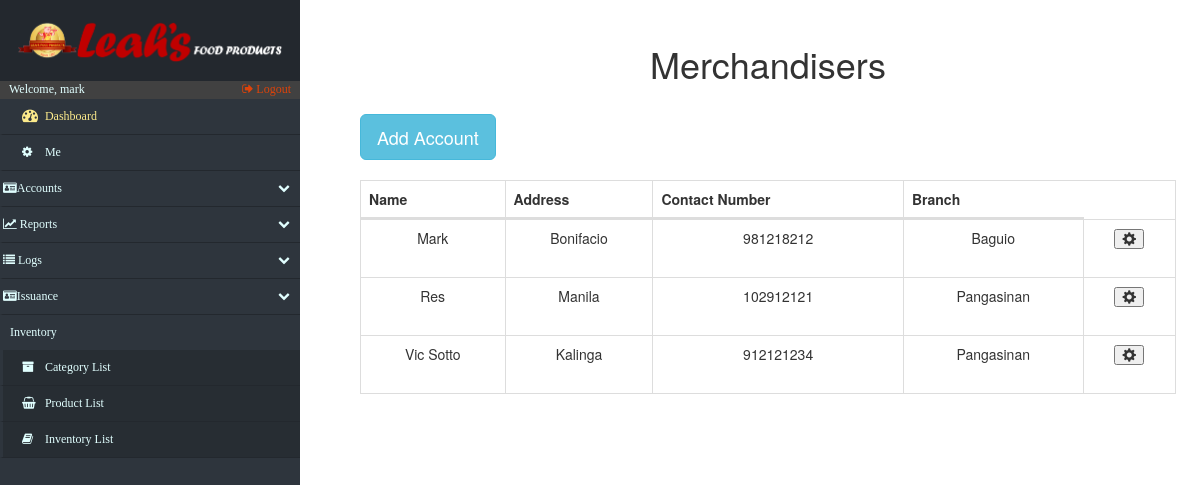
/accounts_Merchandiser.php (signed in), run on an earlier commit of the app's database.
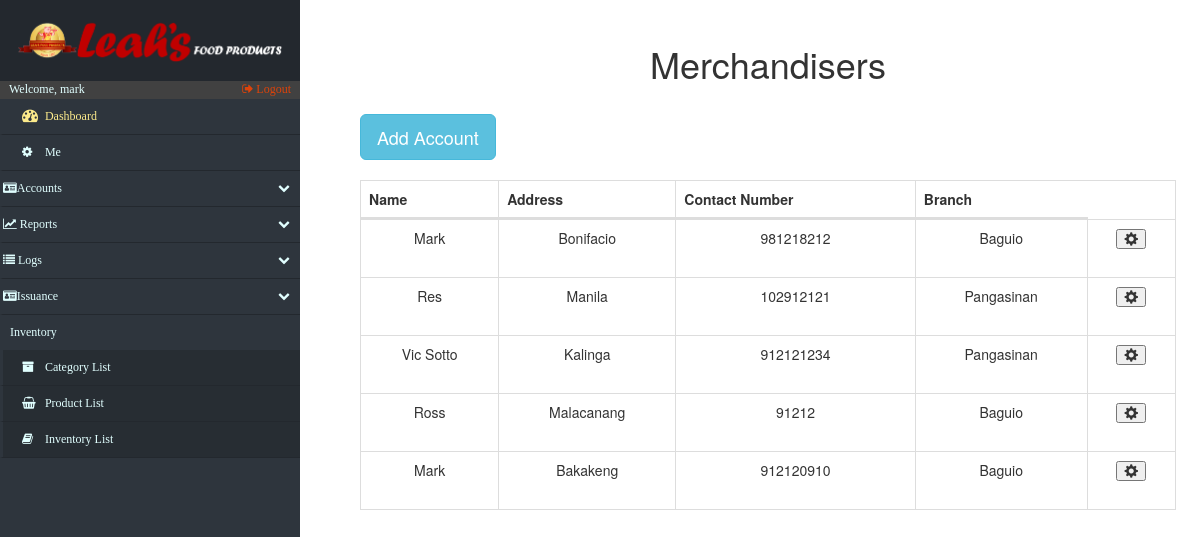
And on a later commit of the database.
### tables this page shows
CREATE TABLE `merchandiser` (
  `m_id` int(15) NOT NULL,
  `m_name` varchar(25) NOT NULL,
  `m_contact_number` int(15) NOT NULL,
  `m_address` varchar(50) NOT NULL,
  `m_branch` varchar(10) NOT NULL
);

### accounts_Merchandiser.php (the view, shortened to what this page needs)
<!DOCTYPE html>
<html lang="en">
<head>
    <?php include('fragments/config.php') ?>
    <link rel="stylesheet" href="https://maxcdn.bootstrapcdn.com/bootstrap/3.3.7/css/bootstrap.min.css">
    <link href="src/css/datatables.css" rel="stylesheet">
    <link href="//maxcdn.bootstrapcdn.com/font-awesome/4.2.0/css/font-awesome.min.css" rel="stylesheet">
    <link href="src/css/sidebar.css" rel="stylesheet">
    <link href="src/css/custom.css" rel="stylesheet">
</head>
<body>
    <div class="nav-side-menu">
        <div class="brand">
            <div class="brandtext"></div>
        </div>
        <div class="user_info">
            <span>Welcome, <?php
                echo $_SESSION['username'];
                ?>
            </span>
            <a href="fragments/logout.php">
                <i class="fa fa-sign-out" aria-hidden="true"></i> Logout
            </a>
        </div>
        <div class="menu-list">
            <ul id="menu-content" class="menu-content collapse out">
                <li>
                    <a id="dashboard_txt" href="index.php">
                        <i class="fa fa-dashboard fa-lg"></i> Dashboard
                    </a>
                </li>
                 <li><a href="settings.php"><i class="fa fa-cog"></i> Me</a></li>
                <li data-toggle="collapse" data-target="#accounts" class="collapsed">
                    <i class="fa fa-id-card" aria-hidden="true"></i>Accounts <span class="arrow"></span>
                </li>
                <li data-toggle="collapse" data-target="#reports" class="collapsed">
                    <i class="fa fa-line-chart" aria-hidden="true"></i> Reports <span class="arrow"></span>
                </li>
                <li data-toggle="collapse" data-target="#issue" class="collapsed">
                    <i class="fa fa-list" aria-hidden="true"></i> Logs <span class="arrow"></span>
                </li>
                 <li data-toggle="collapse" data-target="#issuance" class="collapsed">
                    <i class="fa fa-id-card" aria-hidden="true"></i>Issuance<span class="arrow"></span>
                </li>
                <div class="sub-menu_nct">
                    <span class="sub-menu">Inventory
                    </span>
                </div>
                <li class="sub-menu_nc">
                    <a class="sub-menu_nc" href="categories.php">
                        <i class="fa fa-archive"> </i> Category List
                    </a>
                </li>
                <li class="sub-menu_nc">
                    <a class="sub-menu_nc" href="products.php">
                        <i class="fa fa-shopping-basket"> </i> Product List
                    </a>
                </li>
                <li class="sub-menu_nc">
                    <a href="inventory.php">
                        <i class="fa fa-book"> </i> Inventory List
                    </a>
                </li>
            </ul>
        </div>
    </div>
    <div id="page-content-wrapper">
        <div class="containers">
            <table class="table table-striped table-bordered">
                <h1 align="center">Merchandisers</h1>
            </table>
            <?php
							$retrieve = ("SELECT * FROM merchandiser ");
							$results = mysqli_query($db, $retrieve);
						?>
                <table class="table table-striped table-bordered">
                    <button type="button" class="btn btn-info btn-lg" data-toggle="modal" data-target="#myModal">Add Account</button>
                </table>
                <div id="mainContainer">
                <table id="datatables" class="table table-hover table-bordered dataTable" cellspacing="0" width="100%" role="grid" aria-describedby="myTable_info" style="width: 100%;">
                    <thead>
                        <tr>
                            <th>Name</th>
                            <th>Address</th>
                            <th>Contact Number</th>
							<th>Branch</th>
                        </tr>
                    </thead>
                    <tbody>
                        <?php
							foreach ($results as $data):
						?>
                            <tr>
								<?php
									$individual_acc_id=$data["m_id"];
                                ?>
                                <td data-title="user_name">
                                    <?php echo $data["m_name"]; ?>
                                </td>
                                <td data-title="mail">
                                    <?php echo $data["m_address"]; ?>
                                </td>
                                <td data-title="cno">
                                    <?php echo $data["m_contact_number"]; ?>
                                </td>
								 <td data-title="branch">
                                    <?php echo $data["m_branch"]; ?>
                                </td>
								<td data-title="edit">
                                        <table class="table table-striped table-bordered">
                                            <button type="button" class="glyphicon glyphicon-cog" onclick="refresh()" data-toggle="modal" aria-hidden="true" data-target="#<?php echo $individual_acc_id;?>"></button>
                                        </table>
                                </td>
                            </tr>
                            <?php
							endforeach;
						?>
                    </tbody>
                </table>
        </div>
    </div>
    </div>
</body>
</html>

### src/css/datatables.css (style rules this page uses)
table.dataTable { clear: both; width: auto; text-align: center; margin-top: 6px !important; margin-bottom: 6px !important; max-width: none !important; border-collapse: separate !important }
table.dataTable td, table.dataTable th { -webkit-box-sizing: content-box; box-sizing: content-box }
table.table-bordered.dataTable th, table.table-bordered.dataTable td { border-left-width: 0 }
table.table-bordered.dataTable th:last-child, table.table-bordered.dataTable th:last-child, table.table-bordered.dataTable td:last-child, table.table-bordered.dataTable td:last-child { border-right-width: 0 }
table.table-bordered.dataTable tbody th, table.table-bordered.dataTable tbody td { border-bottom-width: 0 }

### src/css/sidebar.css (style rules this page uses)
.nav-side-menu { overflow: hidden; font-family: verdana; font-size: 12px; font-weight: 200; background-color: #2e353d; position: fixed; top: 0px; width: 300px; height: 100%; color: #e1ffff; }
.nav-side-menu .brand { background-color: #23282e; line-height: 50px; display: block; text-align: center; font-size: 14px; }
.nav-side-menu ul, .nav-side-menu li { list-style: none; padding: 0px; margin: 0px; line-height: 35px; cursor: pointer; }
.nav-side-menu li { padding-left: 0px; border-left: 3px solid #2e353d; border-bottom: 1px solid #23282e; }
.nav-side-menu li a { text-decoration: none; color: #e1ffff; }
.nav-side-menu li a i { padding-left: 10px; width: 20px; padding-right: 20px; }
@media (min-width: 800px) { .nav-side-menu .menu-list .menu-content { display: block; } }
body { margin: 0px; padding: 0px; }
#dashboard_txt { color: #fcea8b; }
.sub-menu_nc { background-color: #272d33; }
.sub-menu_nct { padding-left: 10px; }
.nav-side-menu .brand .brandtext { padding: 4%; content: url(../img/LeahsTextAlter.PNG); width: 100%; text-align: center; }
.user_info { background-color: #414141; }
.user_info a { float: right; padding-right: 3%; color: #dd430a; }
.user_info span { padding-left: 3% }
.sub-menu_nc a { display: block; }
.menu-content > li a { display: inline-block; width: 100%; }
#menu-content li a { padding-left: 3%; }

### src/css/custom.css (style rules this page uses)
.containers { padding: 0px; margin: 0px; margin-top:2%; float: right; width: 79%; padding-right: 5%; }
@media (max-width: 1600px) { .containers { width: 75%; padding-right: 4%; } }
@media (max-width: 1400px) { .containers { width: 73%; padding-right 3%;: } }
@media (max-width: 1260px) { .containers { width: 70%; padding-right: 2%; } }

What changed in the data, as far as the page shows it:
added merchandiser: m_name "Ross", m_address "Malacanang", m_contact_number "91212", m_branch "Baguio"
added merchandiser: m_name "Mark", m_address "Bakakeng", m_contact_number "912120910", m_branch "Baguio"
